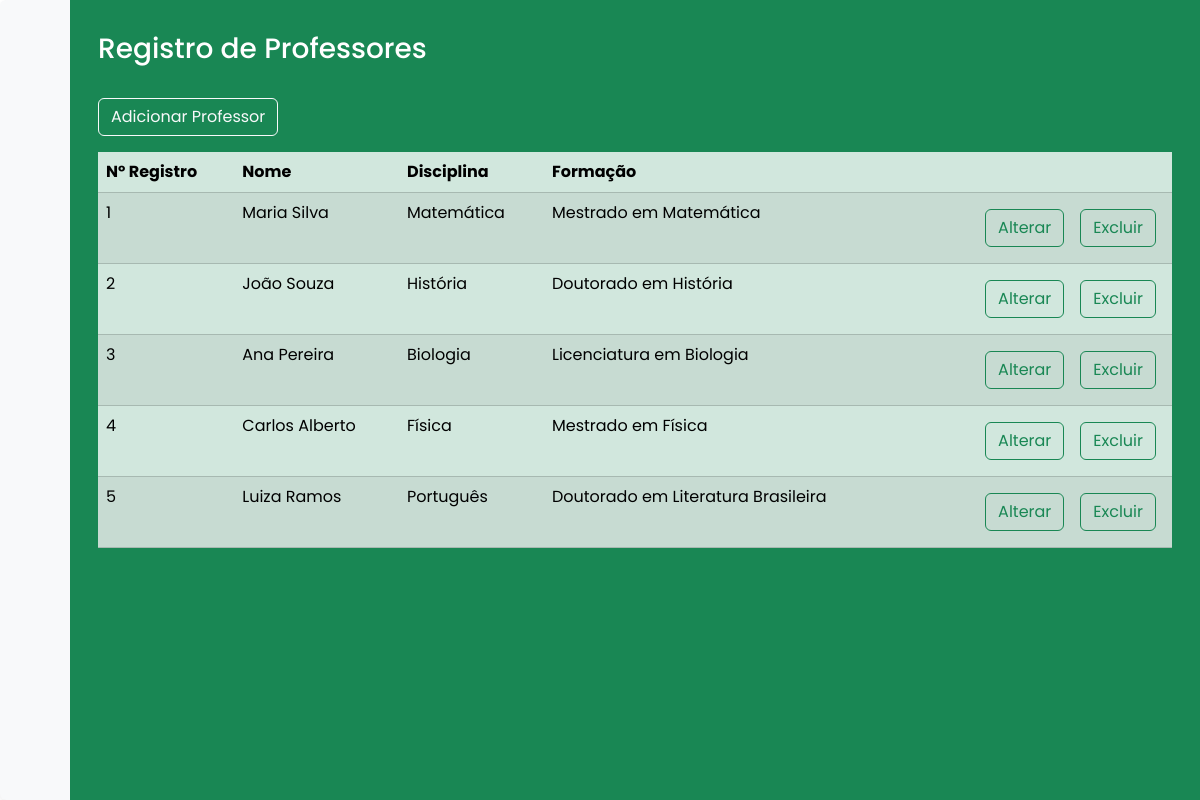
Page /professores/index.php on the committed database.
### tables this page shows
CREATE TABLE professores (
    id INT NOT NULL AUTO_INCREMENT,
    nome VARCHAR(100),
    disciplina VARCHAR(50),
    formacao VARCHAR(100),
    PRIMARY KEY (id)
);

### function.php (called while the page is built, shortened)
<?php
    function conectarBanco() {
        $conexao = new PDO("mysql:host=localhost; dbname=escola", "root", "");
        return $conexao;
    }
function retornarProfessores() {
    try {
        $sql = "SELECT  p.*
                FROM professores p";
        $conexao = conectarBanco();
        return $conexao->query($sql);
    } catch(Exception $e) {
        return 0;
    }
}

### professores/index.php (the view)
<?php
    require_once("header2.php");
?>
    <h3 class="text-white my-3">Registro de Professores</h3>
    <a href="inserir_professor.php" class="btn btn-outline-light mt-3">Adicionar Professor</a>
    <table class="mt-3 table table-hover table-striped text-white table-success">
        <thead>
            <tr>
                <th>Nº Registro</th>
                <th>Nome</th>
                <th>Disciplina</th>
                <th>Formação</th>
                <th></th>
            </tr>
        </thead>
        <tbody>
            <?php
                $linhas = retornarProfessores();
                while($l = $linhas->fetch(PDO::FETCH_ASSOC)) {
            ?>
            <tr>
                <td><?= $l['id']?></td>
                <td><?= $l['nome']?></td>
                <td><?= $l['disciplina']?></td>
                <td><?= $l['formacao']?></td>
                <td class="d-flex justify-content-end">
                    <a href="alterar_professor.php" class="btn btn-outline-success m-2">
                        Alterar
                    </a>
                    <a href="excluir_professor.php" class="btn btn-outline-success m-2">
                        Excluir
                    </a>
                </td>
            </tr>
            <?php
                }
            ?>
        </tbody>
    </table>
<?php
    require_once("footer2.php");

### style.css (style rules this page uses)
a { text-decoration: none; }
body { font-family: 'Poppins', sans-serif; }

### rows in the picture
professores: id "1", nome "Maria Silva", disciplina "Matemática", formacao "Mestrado em Matemática"
professores: id "2", nome "João Souza", disciplina "História", formacao "Doutorado em História"
professores: id "3", nome "Ana Pereira", disciplina "Biologia", formacao "Licenciatura em Biologia"
professores: id "4", nome "Carlos Alberto", disciplina "Física", formacao "Mestrado em Física"
professores: id "5", nome "Luiza Ramos", disciplina "Português", formacao "Doutorado em Literatura Brasileira"
